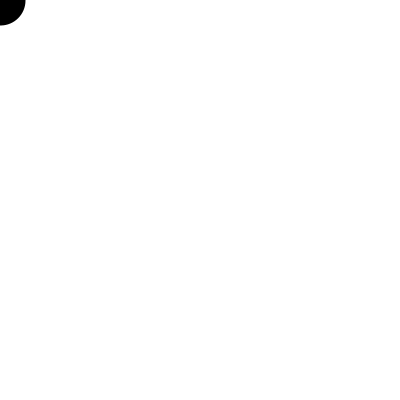
Frame 1 (no input)
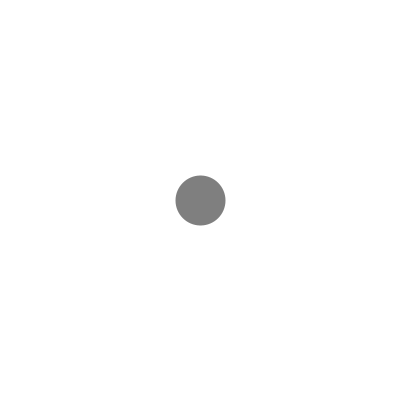
Frame 60 (the mouse pressed at the canvas centre just before this capture)
Frame 120 (the mouse held since frame 60 and released just before this capture): identical to frame 1, image omitted

The Processing sketch that drew these frames (run headless with seeded random() and noise(); from frame 60 on, the mouse is pressed at the canvas centre):

// Processing sketch: Challenge13
// ── Challenge13.pde
int xValue;
int yValue;




void setup()
{

  size(400,400);

  xValue = 0;
  yValue = 0;

  strokeWeight(50);

  frameRate(10);

  stroke(0);

}




void draw()
{

  background(255);
  stroke(xValue/400.0*255);

  point(xValue,yValue);

  xValue = xValue + 25;
  yValue = yValue + 25;

  if (xValue > 400)
  {

    xValue = 0;

  }

  if (yValue > 400)
  {
    yValue = 0;
   }
}
